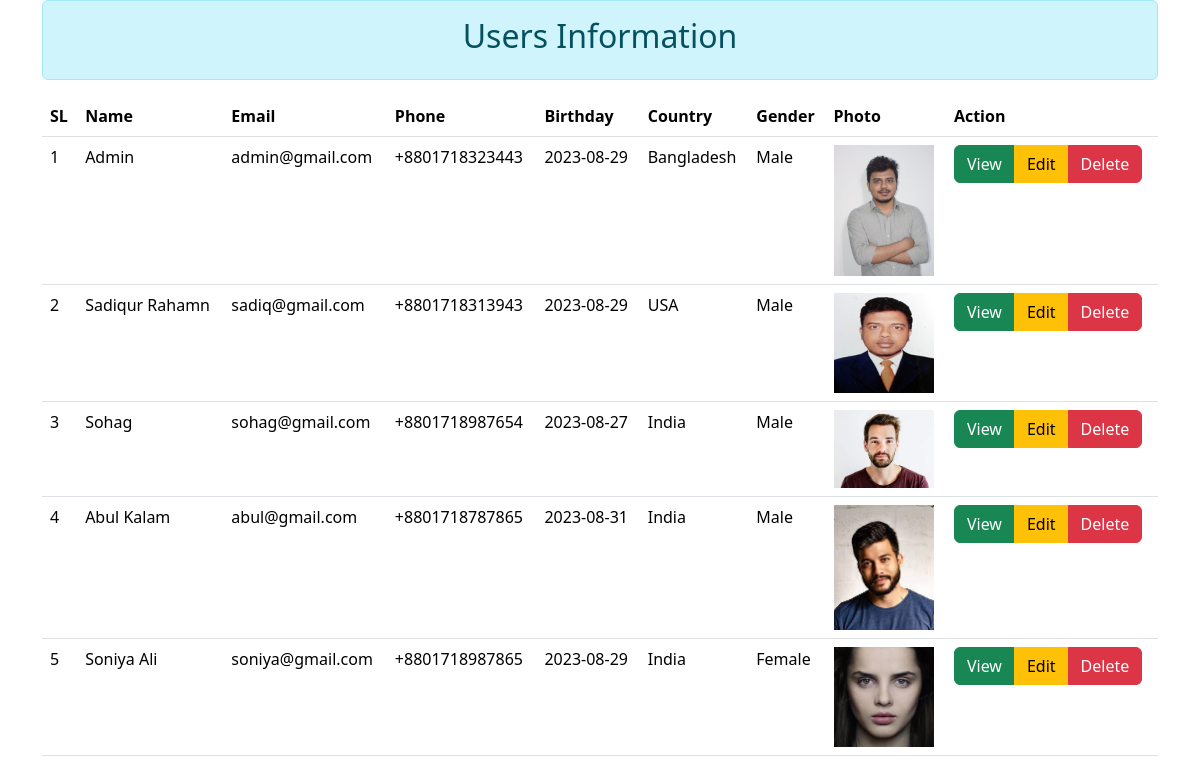
The app's page /users/users.php (signed in) with its own data.
### tables this page shows
CREATE TABLE `users` (
  `id` int(11) NOT NULL,
  `name` varchar(50) NOT NULL,
  `email` varchar(50) NOT NULL,
  `password` varchar(60) NOT NULL,
  `phone` varchar(20) NOT NULL,
  `birthday` date NOT NULL,
  `country` varchar(50) NOT NULL,
  `gender` varchar(20) NOT NULL,
  `user_photo` varchar(100) NOT NULL,
  `status` int(11) NOT NULL
);

### users/users.php (the view, shortened to what this page needs)
<?php
    require ('../db.php');
    $select = "SELECT * FROM users WHERE status=0";
    $select_result = mysqli_query($db_connection, $select);
?>
<!doctype html>
<html lang="en">
<head>
    <link href="https://cdn.jsdelivr.net/npm/bootstrap@5.3.1/dist/css/bootstrap.min.css" rel="stylesheet"
>
</head>
<body>
    <section>
        <div class="container">
            <div class="row">
                <div class="col-lg-12 m-auto">
                    <div class="alert alert-info text-center">
                        <h2>Users Information</h2>
                    </div>
                    <table class="table">
                        <thead>
                            <tr>
                                <th scope="col">SL</th>
                                <th scope="col">Name</th>
                                <th scope="col">Email</th>
                                <th scope="col">Phone</th>
                                <th scope="col">Birthday</th>
                                <th scope="col">Country</th>
                                <th scope="col">Gender</th>
                                <th scope="col">Photo</th>
                                <th scope="col">Action</th>
                            </tr>
                        </thead>
                        <tbody>
                            <?php foreach($select_result as $users_info){ ?>
                            <tr>
                                <td><?php echo $users_info["id"]; ?></td>
                                <td><?php echo $users_info["name"]; ?></td>
                                <td><?php echo $users_info["email"]; ?></td>
                                <td><?php echo $users_info["phone"]; ?></td>
                                <td><?php echo $users_info["birthday"]; ?></td>
                                <td><?php echo $users_info["country"]; ?></td>
                                <td><?php echo $users_info["gender"]; ?></td>
                                <td>
                                    <img width="100" src="../uploads/users/<?php echo $users_info["user_photo"]; ?>" alt="">
                                </td>
                                <td>
                                    <div class="btn-group" role="group" aria-label="Basic mixed styles example">
                                        <a href="/hati/users/single_users.php?id=<?php echo $users_info["id"]; ?>"
                                            class="btn btn-success">View</a>
                                        <a href="/hati/users/edit_user.php?id=<?php echo $users_info["id"]; ?>"
                                            class="btn btn-warning">Edit</a>
                                        <a class="btn btn-danger" data-bs-toggle="modal" data-bs-target="#del<?php echo $users_info["id"]; ?>">Delete</a>
                                    </div>
                                </td>
                            </tr>
                            <?php } ?>
                        </tbody>
                    </table>
                </div>
            </div>
        </div>
    </section>
</body>
</html>

### records on screen
users: id "1", name "Admin", email "admin@gmail.com", phone "+8801718323443", birthday "2023-08-29", country "Bangladesh", gender "Male", user_photo (picture)
users: id "2", name "Sadiqur Rahamn", email "sadiq@gmail.com", phone "+8801718313943", birthday "2023-08-29", country "USA", gender "Male", user_photo (picture)
users: id "3", name "Sohag", email "sohag@gmail.com", phone "+8801718987654", birthday "2023-08-27", country "India", gender "Male", user_photo (picture)
users: id "4", name "Abul Kalam", email "abul@gmail.com", phone "+8801718787865", birthday "2023-08-31", country "India", gender "Male", user_photo (picture)
users: id "5", name "Soniya Ali", email "soniya@gmail.com", phone "+8801718987865", birthday "2023-08-29", country "India", gender "Female", user_photo (picture)
